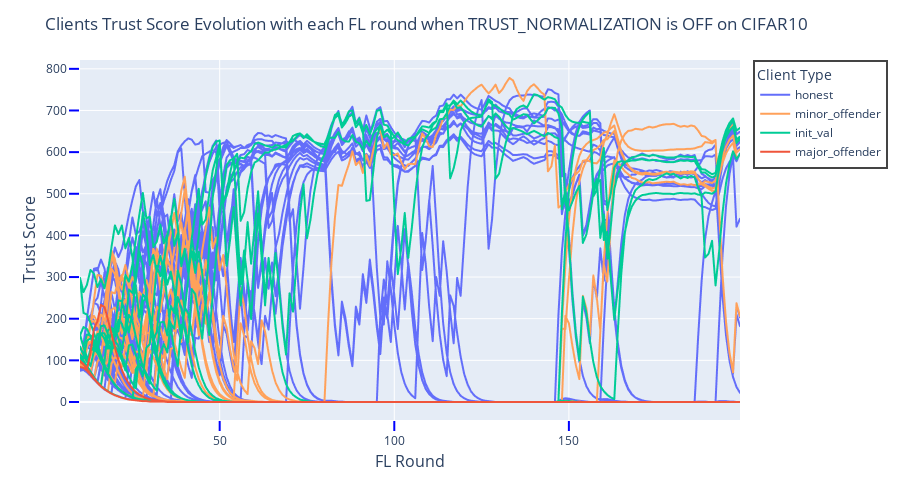

Source (notebook cell):
### Markdown cell above
## CIFAR10 TRUST Normalization off/on plots

### Code cell
title = 'Clients Trust Score Evolution with each FL round when TRUST_NORMALIZATION is OFF on CIFAR10'
cifar10_tn_off_scores_fig = get_scores_fig(title, plots_folder, 'cifar10_tn_off_scores_fig', False, cifar10_trust_normalization_off_df)
cifar10_tn_off_scores_fig.show()
